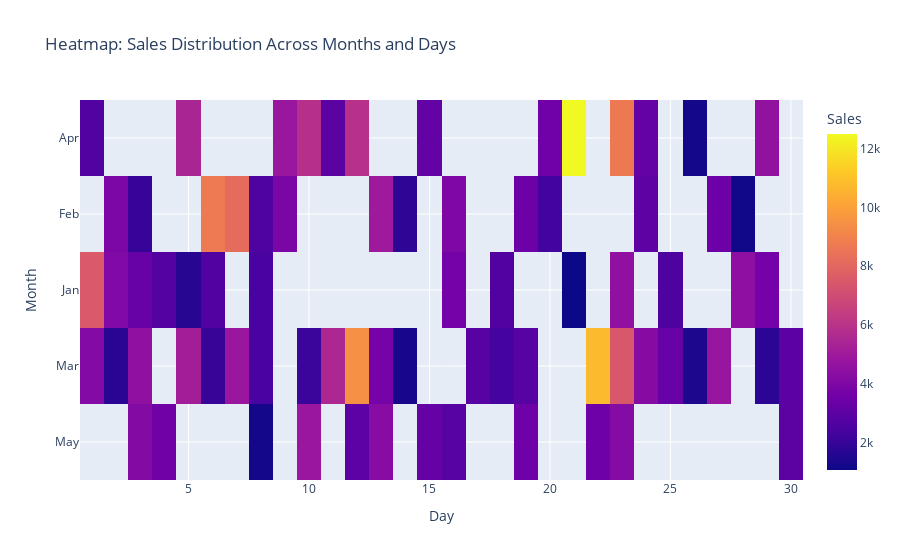

The cell this chart's notebook holds for it:
### Code cell
#Answer-3

np.random.seed(20)

data = {
    'Month': np.random.choice(['Jan', 'Feb', 'Mar', 'Apr', 'May'], 100),
    'Day': np.random.choice(range(1, 31), 100),
    'Sales': np.random.randint(1000, 5000, 100)
}

df = pd.DataFrame(data)
heatmap_data = df.pivot_table(index='Month', columns='Day', values='Sales', aggfunc='sum')
fig = px.imshow(heatmap_data, labels=dict(x="Day", y="Month", color="Sales"),
                title="Heatmap: Sales Distribution Across Months and Days", aspect="auto")

fig.show()

### Figure 1 — Plotly figure (JSON) as saved in the notebook; plotly's stock layout.template omitted (floating-point values rounded to 4 significant figures; data arrays with more than 128 entries replaced by an {"elided": "..."} marker saying what was removed)
{"data": [{"coloraxis": "coloraxis", "hovertemplate": "Day: %{x}<br>Month: %{y}<br>Sales: %{z}<extra></extra>", "name": "0", "type": "heatmap", "x": [1, 2, 3, 4, 5, 6, 7, 8, 9, 10, 11, 12, 13, 14, 15, 16, 17, 18, 19, 20, 21, 22, 23, 24, 25, 26, 27, 28, 29, 30], "xaxis": "x", "y": ["Apr", "Feb", "Jan", "Mar", "May"], "yaxis": "y", "z": {"elided": "5x30 int values"}}], "layout": {"autosize": true, "coloraxis": {"colorbar": {"title": {"text": "Sales"}}, "colorscale": [[0, "#0d0887"], [0.1111, "#46039f"], [0.2222, "#7201a8"], [0.3333, "#9c179e"], [0.4444, "#bd3786"], [0.5556, "#d8576b"], [0.6667, "#ed7953"], [0.7778, "#fb9f3a"], [0.8889, "#fdca26"], [1, "#f0f921"]]}, "title": {"text": "Heatmap: Sales Distribution Across Months and Days"}, "xaxis": {"anchor": "y", "autorange": true, "domain": [0, 1], "range": [0.5, 30.5], "title": {"text": "Day"}, "type": "linear"}, "yaxis": {"anchor": "x", "autorange": true, "domain": [0, 1], "range": [4.5, -0.5], "title": {"text": "Month"}, "type": "category"}}}
